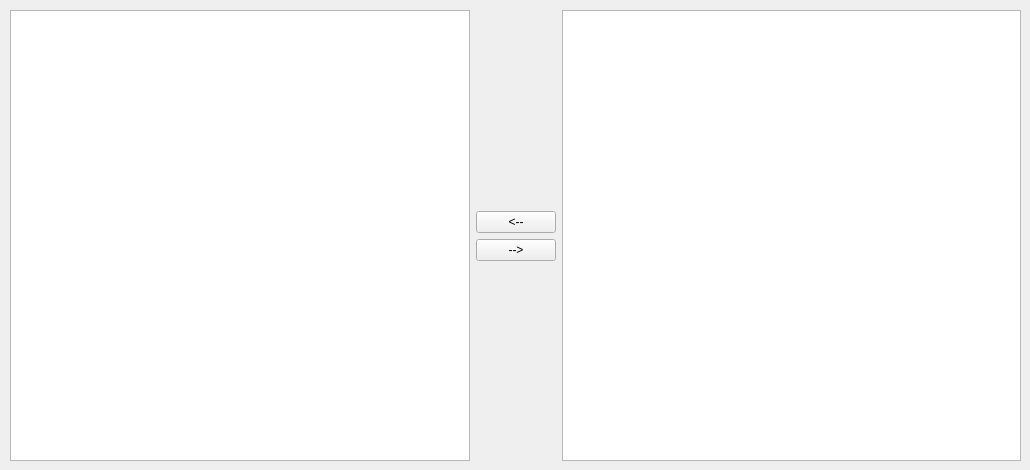
    <widget class="QWidget" name="tab_6">
     <attribute name="title">
      <string>Starting Inventory</string>
     </attribute>
     <widget class="QWidget" name="horizontalLayoutWidget_5">
      <property name="geometry">
       <rect>
        <x>10</x>
        <y>10</y>
        <width>1011</width>
        <height>451</height>
       </rect>
      </property>
      <layout class="QHBoxLayout" name="horizontalLayout_5">
       <item>
        <widget class="QListView" name="randomized_items"/>
       </item>
       <item>
        <layout class="QVBoxLayout" name="verticalLayout_23">
         <item>
          <spacer name="verticalSpacer_9">
           <property name="orientation">
            <enum>Qt::Vertical</enum>
           </property>
           <property name="sizeHint" stdset="0">
            <size>
             <width>20</width>
             <height>40</height>
            </size>
           </property>
          </spacer>
         </item>
         <item>
          <widget class="QPushButton" name="randomize_item">
           <property name="text">
            <string>&lt;--</string>
           </property>
          </widget>
         </item>
         <item>
          <widget class="QPushButton" name="start_with_item">
           <property name="text">
            <string>--&gt;</string>
           </property>
          </widget>
         </item>
         <item>
          <spacer name="verticalSpacer_8">
           <property name="orientation">
            <enum>Qt::Vertical</enum>
           </property>
           <property name="sizeHint" stdset="0">
            <size>
             <width>20</width>
             <height>40</height>
            </size>
           </property>
          </spacer>
         </item>
        </layout>
       </item>
       <item>
        <widget class="QListView" name="starting_items"/>
       </item>
      </layout>
     </widget>
    </widget>
